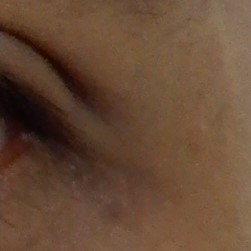
#> input picture Images/Groundtruth/Negatif/1/Left Crowsfeet1.jpg, 251 x 251 px
$ jupyter execute --allow-errors test.ipynb   (older library calls are emulated)
#> lines starting #> are read from the running program, lines starting #| are printed output that depends on the picture
### _features/_selected/features_selected.py
from .fos import FirstOrderStatistic
from .glcm import glcm_features
from .glcm_four_dir import glcm_four_dir_features
from .glds import glds_features
from .glrlm import glrlm_features


class Features():
    # structure of the solution
    # [11 lines left out: function __init__, not called in this run]


def selected_extract_texture(list_images, mask=None):
    FOS = []
    GLCM_mean = []
    GLCM_four_dir = []
    GLDS = []
    GLRLM = []

    for f in list_images:
        # 1. FOS
        features_FOS, labels_FOS = FirstOrderStatistic(f, mask)
        FOS.append(features_FOS)
        # 2. GLCM
        features_GLCM_mean, labels_mean = glcm_features(f, ignore_zeros=True)
        GLCM_mean.append(features_GLCM_mean)

        features_GLCM_four_dir, labels_four_dir = glcm_four_dir_features(
            f, ignore_zeros=True)
        GLCM_four_dir.append(features_GLCM_four_dir)
        # 3. GLDS
        features_glds, labels_GLDS = glds_features(
            f, mask, Dx=[0, 1, 1, 1], Dy=[1, 1, 0, -1])
        GLDS.append(features_glds)
        # 4. GLRLM
        features_GLRLM, labels_GLRLM = glrlm_features(f, mask, Ng=256)
        GLRLM.append(features_GLRLM)

    # Panggil Class Features untuk membuat dan mengisi kamus features
    features = Features()
    features.FOS = FOS
    features.GLCM_mean = GLCM_mean
    features.GLCM_four_dir = GLCM_four_dir
    features.GLDS = GLDS
    features.GLRLM = GLRLM

    features.Labels_FOS = labels_FOS
    features.Labels_GLCM_mean = labels_mean
    features.Labels_GLCM_four_dir = labels_four_dir
    features.Labels_GLDS = labels_GLDS
    features.Labels_GLRLM = labels_GLRLM

    return features

### _mahotas/features/texture.py
# Copyright (C) 2008-2023, Luis Pedro Coelho <luis@luispedro.org>
# vim: set ts=4 sts=4 sw=4 expandtab smartindent:
#
# License: MIT (see COPYING file)


import numpy as np
# from . import _texture
from mahotas.features import _texture
from ..internal import _verify_is_integer_type

__all__ = [
    'haralick',
    'haralick_labels',
    'cooccurence',
]


# [5 lines left out: function _entropy, not called in this run]


def haralick(f,
             ignore_zeros=False,
             preserve_haralick_bug=False,
             compute_14th_feature=False,
             return_mean=False,
             return_mean_ptp=False,
             use_x_minus_y_variance=False,
             distance=1
             ):
    '''
    feats = haralick(f,
            ignore_zeros=False,
            preserve_haralick_bug=False,
            compute_14th_feature=False,
            return_mean=False,
            return_mean_ptp=False,
            use_x_minus_y_variance=False,
            distance=1
            )

    Compute Haralick texture features

    Computes the Haralick texture features for the four 2-D directions or
    thirteen 3-D directions (depending on the dimensions of `f`).

    ``ignore_zeros`` can be used to have the function ignore any zero-valued
    pixels (as background). If there are no-nonzero neighbour pairs in all
    directions, an exception is raised. Note that this can happen even with
    some non-zero pixels, e.g.::

         0 0 0 0
         0 1 0 0
         0 1 0 0
         0 0 0 0

    would trigger an error when ``ignore_zeros=True`` as there are no
    horizontal non-zero pairs!

    Notes
    -----
    Haralick's paper has a typo in one of the equations. This function
    implements the correct feature unless `preserve_haralick_bug` is True. The
    only reason why you'd want the buggy behaviour is if you want to match
    another implementation.

    References
    ----------

    Cite the following reference for these features::

        @article{Haralick1973,
            author = {Haralick, Robert M. and Dinstein, Its'hak and Shanmugam, K.},
            journal = {Ieee Transactions On Systems Man And Cybernetics},
            number = {6},
            pages = {610--621},
            publisher = {IEEE},
            title = {Textural features for image classification},
            url = {https://ieeexplore.ieee.org/lpdocs/epic03/wrapper.htm?arnumber=4309314},
            volume = {3},
            year = {1973}
        }

    Parameters
    ----------
    f : ndarray of integer type
        input image. 2-D and 3-D images are supported.
    distance: int, optional (default=1)
        The distance to consider while computing the cooccurence matrix.
    ignore_zeros : bool, optional
        Whether to ignore zero pixels (default: False).

    Other Parameters
    ----------------
    preserve_haralick_bug : bool, optional
        whether to replicate Haralick's typo (default: False).
        You probably want to always set this to ``False`` unless you want to
        replicate someone else's wrong implementation.
    compute_14th_feature : bool, optional
        whether to compute & return the 14-th feature
    return_mean : bool, optional
        When set, the function returns the mean across all the directions
        (default: False).
    return_mean_ptp : bool, optional
        When set, the function returns the mean and ptp (point-to-point, i.e.,
        difference between max() and min()) across all the directions (default:
        False).
    use_x_minus_y_variance : bool, optional
        Feature 10 (index 9) has two interpretations, as the variance of \|x-y\|
        or as the variance of P(\|x-y\|). In order to achieve compatibility with
        other software and previous versions of mahotas, mahotas defaults to
        using ``VAR[P(\|x-y\|)]``; if this argument is True, then it uses
        ``VAR[\|x-y\|]`` (default: False)


    Returns
    -------
    feats : ndarray of np.double
        A 4x13 or 4x14 feature vector (one row per direction) if `f` is 2D,
        13x13 or 13x14 if it is 3D. The exact number of features depends on the
        value of ``compute_14th_feature`` Also, if either ``return_mean`` or
        ``return_mean_ptp`` is set, then a single dimensional array is
        returned.
    '''
    _verify_is_integer_type(f, 'mahotas.haralick')

    if len(f.shape) == 2:
        nr_dirs = len(_2d_deltas)
    elif len(f.shape) == 3:
        nr_dirs = len(_3d_deltas)
    else:
        raise ValueError(
            'mahotas.texture.haralick: Can only handle 2D and 3D images.')
    fm1 = f.max() + 1
    cmat = np.empty((fm1, fm1), np.int32)

    # penampung = [0]

    def all_cmatrices():
        for dir in range(nr_dirs):
            cooccurence(f, dir, cmat, symmetric=True, distance=distance)
            # penampung.clear()
            # penampung.append(dir)
            yield cmat
    return haralick_features(cmats=all_cmatrices(),
                             #  direction=penampung[0],
                             ignore_zeros=ignore_zeros,
                             preserve_haralick_bug=preserve_haralick_bug,
                             compute_14th_feature=compute_14th_feature,
                             return_mean=return_mean,
                             return_mean_ptp=return_mean_ptp,
                             use_x_minus_y_variance=use_x_minus_y_variance,
                             )


# [236 lines left out: function haralick_features, not called in this run]


haralick_labels = [
                   "Contrast",
                   "Inverse Difference Moment",
                   "Information Measure of Correlation 1",
                   "Maximal Correlation Coefficient"]

_2d_deltas = [
    (0, 1),
    (1, 1),
    (1, 0),
    (1, -1)]

_3d_deltas = [
    (1, 0, 0),
    (1, 1, 0),
    (0, 1, 0),
    (1, -1, 0),
    (0, 0, 1),
    (1, 0, 1),
    (0, 1, 1),
    (1, 1, 1),
    (1, -1, 1),
    (1, 0, -1),
    (0, 1, -1),
    (1, 1, -1),
    (1, -1, -1)]


# [60 lines left out: function cooccurence, not called in this run]

### _mahotas/features/texture_four_dir.py
# Copyright (C) 2008-2023, Luis Pedro Coelho <luis@luispedro.org>
# vim: set ts=4 sts=4 sw=4 expandtab smartindent:
#
# License: MIT (see COPYING file)


import numpy as np
# from . import _texture
from mahotas.features import _texture
from ..internal import _verify_is_integer_type

__all__ = [
    'haralick',
    'haralick_labels',
    'cooccurence',
]


# [5 lines left out: function _entropy, not called in this run]


def haralick(f,
             ignore_zeros=False,
             preserve_haralick_bug=False,
             compute_14th_feature=False,
             return_mean=False,
             return_mean_ptp=False,
             use_x_minus_y_variance=False,
             distance=1
             ):
    '''
    feats = haralick(f,
            ignore_zeros=False,
            preserve_haralick_bug=False,
            compute_14th_feature=False,
            return_mean=False,
            return_mean_ptp=False,
            use_x_minus_y_variance=False,
            distance=1
            )

    Compute Haralick texture features

    Computes the Haralick texture features for the four 2-D directions or
    thirteen 3-D directions (depending on the dimensions of `f`).

    ``ignore_zeros`` can be used to have the function ignore any zero-valued
    pixels (as background). If there are no-nonzero neighbour pairs in all
    directions, an exception is raised. Note that this can happen even with
    some non-zero pixels, e.g.::

         0 0 0 0
         0 1 0 0
         0 1 0 0
         0 0 0 0

    would trigger an error when ``ignore_zeros=True`` as there are no
    horizontal non-zero pairs!

    Notes
    -----
    Haralick's paper has a typo in one of the equations. This function
    implements the correct feature unless `preserve_haralick_bug` is True. The
    only reason why you'd want the buggy behaviour is if you want to match
    another implementation.

    References
    ----------

    Cite the following reference for these features::

        @article{Haralick1973,
            author = {Haralick, Robert M. and Dinstein, Its'hak and Shanmugam, K.},
            journal = {Ieee Transactions On Systems Man And Cybernetics},
            number = {6},
            pages = {610--621},
            publisher = {IEEE},
            title = {Textural features for image classification},
            url = {https://ieeexplore.ieee.org/lpdocs/epic03/wrapper.htm?arnumber=4309314},
            volume = {3},
            year = {1973}
        }

    Parameters
    ----------
    f : ndarray of integer type
        input image. 2-D and 3-D images are supported.
    distance: int, optional (default=1)
        The distance to consider while computing the cooccurence matrix.
    ignore_zeros : bool, optional
        Whether to ignore zero pixels (default: False).

    Other Parameters
    ----------------
    preserve_haralick_bug : bool, optional
        whether to replicate Haralick's typo (default: False).
        You probably want to always set this to ``False`` unless you want to
        replicate someone else's wrong implementation.
    compute_14th_feature : bool, optional
        whether to compute & return the 14-th feature
    return_mean : bool, optional
        When set, the function returns the mean across all the directions
        (default: False).
    return_mean_ptp : bool, optional
        When set, the function returns the mean and ptp (point-to-point, i.e.,
        difference between max() and min()) across all the directions (default:
        False).
    use_x_minus_y_variance : bool, optional
        Feature 10 (index 9) has two interpretations, as the variance of \|x-y\|
        or as the variance of P(\|x-y\|). In order to achieve compatibility with
        other software and previous versions of mahotas, mahotas defaults to
        using ``VAR[P(\|x-y\|)]``; if this argument is True, then it uses
        ``VAR[\|x-y\|]`` (default: False)


    Returns
    -------
    feats : ndarray of np.double
        A 4x13 or 4x14 feature vector (one row per direction) if `f` is 2D,
        13x13 or 13x14 if it is 3D. The exact number of features depends on the
        value of ``compute_14th_feature`` Also, if either ``return_mean`` or
        ``return_mean_ptp`` is set, then a single dimensional array is
        returned.
    '''
    _verify_is_integer_type(f, 'mahotas.haralick')

    if len(f.shape) == 2:
        nr_dirs = len(_2d_deltas)
    elif len(f.shape) == 3:
        nr_dirs = len(_3d_deltas)
    else:
        raise ValueError(
            'mahotas.texture.haralick: Can only handle 2D and 3D images.')
    fm1 = f.max() + 1
    cmat = np.empty((fm1, fm1), np.int32)

    def all_cmatrices():
        for dir in range(nr_dirs):
            cooccurence(f, dir, cmat, symmetric=True, distance=distance)
            yield cmat
    return haralick_features(cmats=all_cmatrices(),
                             ignore_zeros=ignore_zeros,
                             preserve_haralick_bug=preserve_haralick_bug,
                             compute_14th_feature=compute_14th_feature,
                             return_mean=return_mean,
                             return_mean_ptp=return_mean_ptp,
                             use_x_minus_y_variance=use_x_minus_y_variance,
                             )


# [248 lines left out: function haralick_features, not called in this run]


haralick_labels = ["Angular Second Moment",
                   "Contrast",
                   "Correlation",
                   "Sum of Squares: Variance",
                   "Inverse Difference Moment",
                   "Sum Average",
                   "Sum Variance",
                   "Sum Entropy",
                   "Entropy",
                   "Difference Variance",
                   "Difference Entropy",
                   "Information Measure of Correlation 1",
                   "Information Measure of Correlation 2",
                   "Maximal Correlation Coefficient"]

_2d_deltas = [
    (0, 1),
    (1, 1),
    (1, 0),
    (1, -1)]

_3d_deltas = [
    (1, 0, 0),
    (1, 1, 0),
    (0, 1, 0),
    (1, -1, 0),
    (0, 0, 1),
    (1, 0, 1),
    (0, 1, 1),
    (1, 1, 1),
    (1, -1, 1),
    (1, 0, -1),
    (0, 1, -1),
    (1, 1, -1),
    (1, -1, -1)]


# [60 lines left out: function cooccurence, not called in this run]

### __utils__/convert2dataframe.py
import pandas as pd


class Dataframes():
    # structure of the solution
    # [7 lines left out: function __init__, not called in this run]


def convert2dataframe(features, labels=None):
    if labels != None:
        df_class = pd.DataFrame(labels, columns=["Class"])
        dataframe.Class = df_class

    df_fos = pd.DataFrame(features.FOS, columns=features.Labels_FOS)
    df_GLCM_mean = pd.DataFrame(
        features.GLCM_mean, columns=features.Labels_GLCM_mean)
    df_GLCM_four_dir = pd.DataFrame(
        features.GLCM_four_dir, columns=features.Labels_GLCM_four_dir)
    df_GLDS = pd.DataFrame(features.GLDS, columns=features.Labels_GLDS)
    df_GLRLM = pd.DataFrame(features.GLRLM, columns=features.Labels_GLRLM)

    dataframe = Dataframes()
    dataframe.fos = df_fos
    dataframe.GLCM_mean = df_GLCM_mean
    dataframe.GLCM_four_dir = df_GLCM_four_dir
    dataframe.GLDS = df_GLDS
    dataframe.GLRLM = df_GLRLM

    return dataframe

### test.ipynb
[cell 1]
# -*- coding: utf-8 -*-
"""
==============================================================================
@author: Nikolaos Giakoumoglou
@date: Thu May  6 19:10:11 2021
@reference: Weszka, A Comparative Study of Texture Measures for Terrain Classification
==============================================================================
"""

import numpy as np


# [101 lines left out: functions glds, glds_features, not called in this run]

[cell 2]
import numpy as np

features = []

f =np.array([[0,0,1,1],
             [0,0,1,1],
             [0,2,2,2],
             [2,2,3,3]])

mask = None
if mask is None:
    mask = np.ones(f.shape)
m = f.astype(np.double)
Dx=[0]
Dy=[1]
Dx = np.array(Dx)
Dy = np.array(Dy)
Ng = 4

print(f)

for ii in range(Dx.shape[0]):

    dx = Dx[ii]
    dy = Dy[ii]
    print (dx, dy)
    print("=" * 100)

    N1, N2 = f.shape

    # Calculate f_d(x,y). If calculation includes pixel outside mask, ignore it.
    f_d = np.zeros((N1, N2), np.double)
    for x in range(N1):
        for y in range(N2):
            if (x+dx < N1).any() & (y+dy < N2).any() & (x+dx >= 0).any() & (y+dy >= 0).any() & (mask[x, y] == 1):
                a = f[x, y]
                da = f[x+dx, y+dy]
                f_d[x, y] = abs(a - da)
                print ("a  : "+ str(a))
                print ("da : " + str(da))
                print ("f_d[x, y] = " + str(abs(a - da)))
                print("=" * 25)

    # Calculate pd_(i)
    f_d_ravel = f_d.ravel()
    mask_ravel = mask.ravel()
    roi = f_d_ravel[mask_ravel.astype(bool)]
    p_d = np.histogram(roi, bins=Ng, range=(0, Ng-1)
                       )[0]  # histogram of f_d in ROI
    print(f_d)
    print(f_d_ravel)
    # print("=======================================")
    print(mask_ravel)
    print(f'roi {roi}')
    print(f'pd = {p_d}')

    feats = np.zeros(5, np.double)
    i = np.arange(Ng)
    i2 = i ** 2
    feats[0] = sum(np.divide(p_d, i2+1)) # Homogeneity
    feats[1] = sum(np.multiply(p_d, i2)) # Contrast
    feats[2] = sum(np.multiply(p_d, p_d)) # ASM
    feats[3] = -sum(np.multiply(p_d, np.log(p_d+1e-16))) # entropy
    feats[4] = sum(np.multiply(p_d, i)) # Mean
    features.append(feats)

    # 4) Calculate Features: mean of feats
features = np.array(features)
    # [7 lines of commented-out code are left out]

[cell 3]
features

[cell 4]
import matplotlib.pyplot as plt

fig = plt.figure()
fig.add_subplot(1,2, 1)
plt.imshow(f, cmap='gray')
fig.add_subplot(1,2, 2)
plt.imshow(f_d, cmap='gray')
plt.show(block=True)
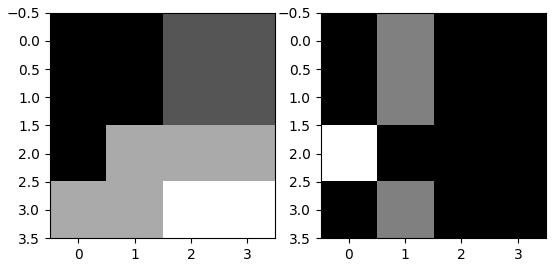
#> figure drawn by matplotlib, 2 panels

[cell 5]
a  = [1, 2, 3, 4]
b =  len(a)

penampung = [0]

def coba():
  for i in range(b):
    penampung.clear()
    penampung.append(i)

  for dir in range(b):
    # [4 lines of commented-out code are left out]
    yield dir
    yield 2

c = coba()
print(next(c))
penampung[0]

[cell 6]
from _mahotas.features.texture import haralick

#> (the rest of this cell did not finish here and is left out)

[cell 7]
from _features._selected import features_selected
import cv2
list = []
image = cv2.imread('Images/Groundtruth/Negatif/1/Left Crowsfeet1.jpg', cv2.IMREAD_GRAYSCALE)
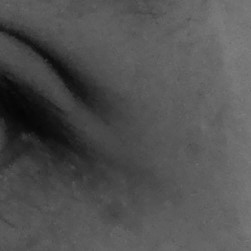
#> image: shape (251, 251); min 5, max 127, mean 80.9
#> the loop in selected_extract_texture, `for f in list_images:` made 1 pass
#> after the loop in selected_extract_texture, `for f in list_images:`: FOS = []
list.append(image)

#> (the rest of this cell did not finish here and is left out)

[cell 8]
from _mahotas.features.texture_four_dir import *
import numpy as np

#> (the rest of this cell did not finish here and is left out)

[cell 9]
# [7 lines of commented-out code are left out]

[cell 10]
import numpy as np

#> (the rest of this cell did not finish here and is left out)

#> (a cell that did not finish here is left out)

[cell 12]
from __utils__.convert2dataframe import *

#> (the rest of this cell did not finish here and is left out)

#> (a cell that did not finish here is left out)

[cell 14]
from _mahotas.features.texture import haralick_labels

print(haralick_labels)

[cell 15]
labels_0 = ["GLCM_ASM_0",
            "GLCM_Contrast_0",
            "GLCM_InverseDifferenceMoment_0",
            "GLCM_DifferenceVariance_0",
            "GLCM_DifferenceEntropy_0",
            "GLCM_Information2"]
labels_45 = ["GLCM_SumOfSquaresVariance_45",
              "GLCM_SumAverage_45",
              "GLCM_DifferenceVariance_45",
              "GLCM_MaximalCorrelationCoefficient_45"]
labels_90 = ["GLCM_Correlation_90",
              "GLCM_SumAverage_90",
              "GLCM_SumVariance_90",
              "GLCM_DifferenceVariance_90",
              "GLCM_Information1_90"]
labels_135 = ["GLCM_SumVariance_135",
              "GLCM_SumEntropy_135",
              "GLCM_Information1_135",
              "GLCM_MaximalCorrelationCoefficient_135"]
labelss = []
labelss.extend(labels_0)
labelss.extend(labels_45)
labelss.extend(labels_90)
labelss.extend(labels_135)
len(labelss)

[cell 16]
_2d_deltas = [
    (0, 1),
    (1, 1),
    (1, 0),
    (1, -1)]

a = [0]
def num(dir):
  if a[0]== None:
    a.append(dir)

def cek():

  for dir in range(len(_2d_deltas)):
    a.clear()
    a.append(dir)
  # # return a
    yield _2d_deltas

dir = cek()
# print(a)


for i in dir:
  print(i)
  print(a)
  # print(a)

# next(dir)

$ run again, with Images/Groundtruth/Negatif/1/Bridge Nose1.jpg copied over Images/Groundtruth/Negatif/1/Left Crowsfeet1.jpg
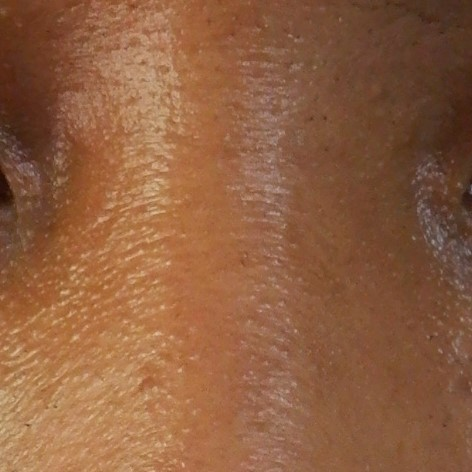
#> input picture Images/Groundtruth/Negatif/1/Bridge Nose1.jpg, 472 x 472 px
#> `image = cv2.imread('Images/Groundtruth/Negatif/1/Left Crowsfeet1.jpg',..`:
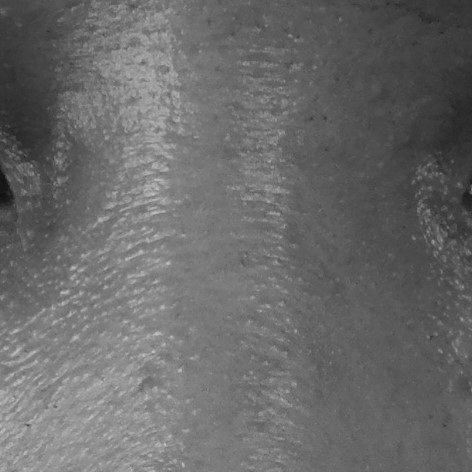
#> image: shape (472, 472); min 16, max 196, mean 105.6
#> the loop in selected_extract_texture, `for f in list_images:` made 1 pass
#> after the loop in selected_extract_texture, `for f in list_images:`: FOS = []

$ run again, with Images/Groundtruth/Negatif/1/Forehead1.jpg copied over Images/Groundtruth/Negatif/1/Left Crowsfeet1.jpg
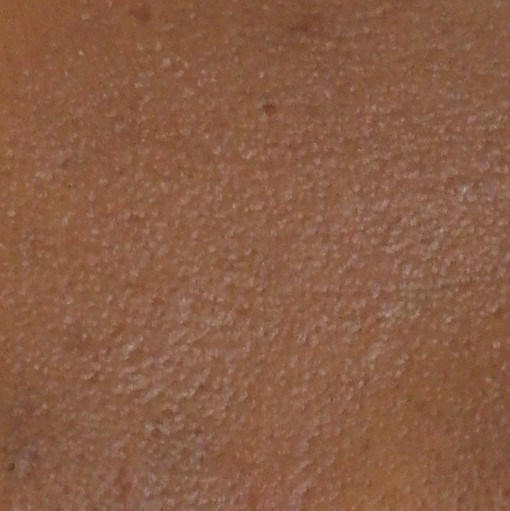
#> input picture Images/Groundtruth/Negatif/1/Forehead1.jpg, 510 x 511 px
#> `image = cv2.imread('Images/Groundtruth/Negatif/1/Left Crowsfeet1.jpg',..`:
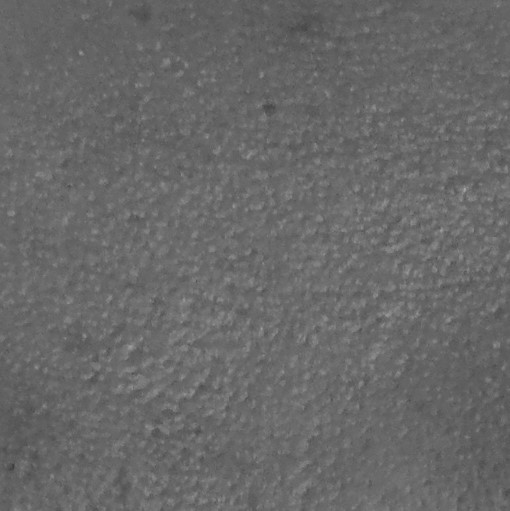
#> image: shape (511, 510); min 60, max 167, mean 104.3
#> the loop in selected_extract_texture, `for f in list_images:` made 1 pass
#> after the loop in selected_extract_texture, `for f in list_images:`: FOS = []

$ run again, with Images/Groundtruth/Negatif/1/Left Canthus1.jpg copied over Images/Groundtruth/Negatif/1/Left Crowsfeet1.jpg
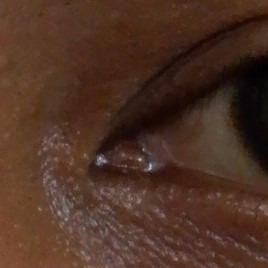
#> input picture Images/Groundtruth/Negatif/1/Left Canthus1.jpg, 268 x 268 px
#> `image = cv2.imread('Images/Groundtruth/Negatif/1/Left Crowsfeet1.jpg',..`:
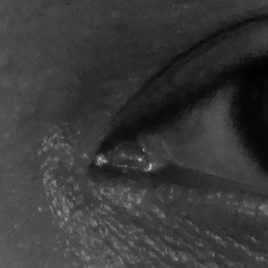
#> image: shape (268, 268); min 1, max 201, mean 56.8
#> the loop in selected_extract_texture, `for f in list_images:` made 1 pass
#> after the loop in selected_extract_texture, `for f in list_images:`: FOS = []
